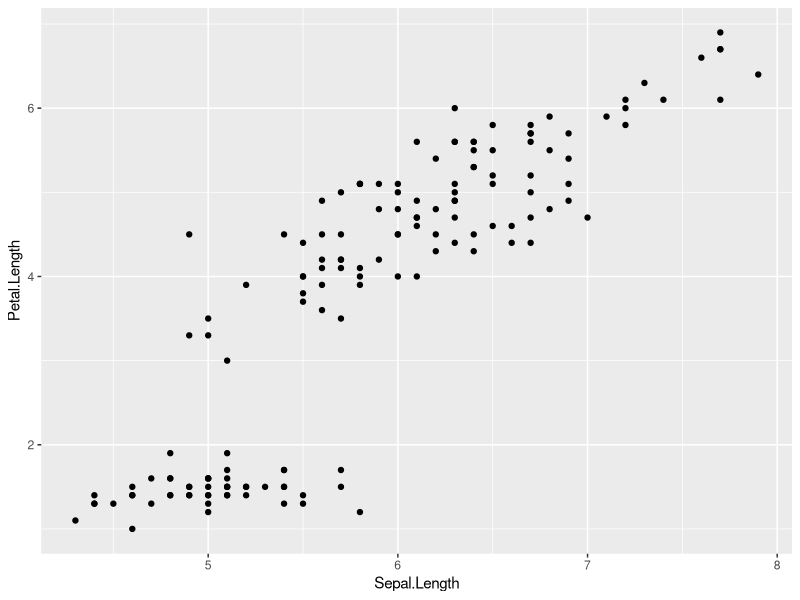
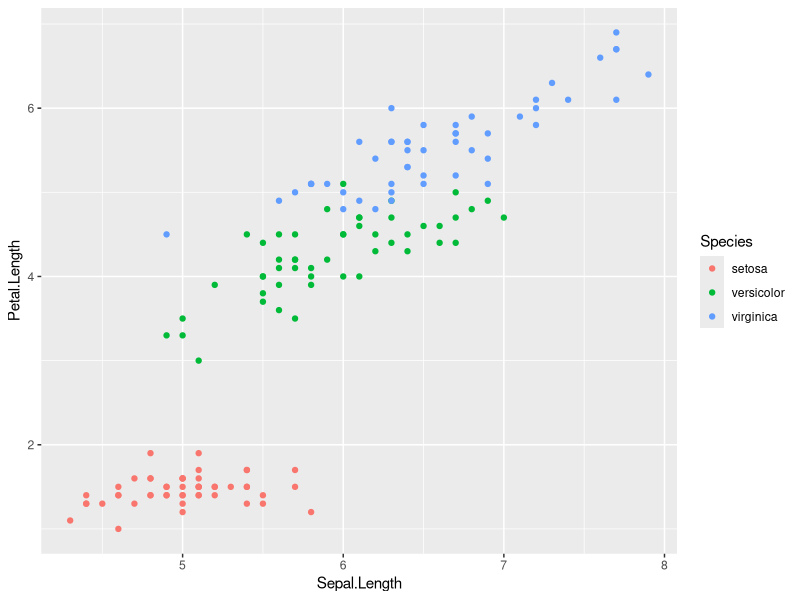
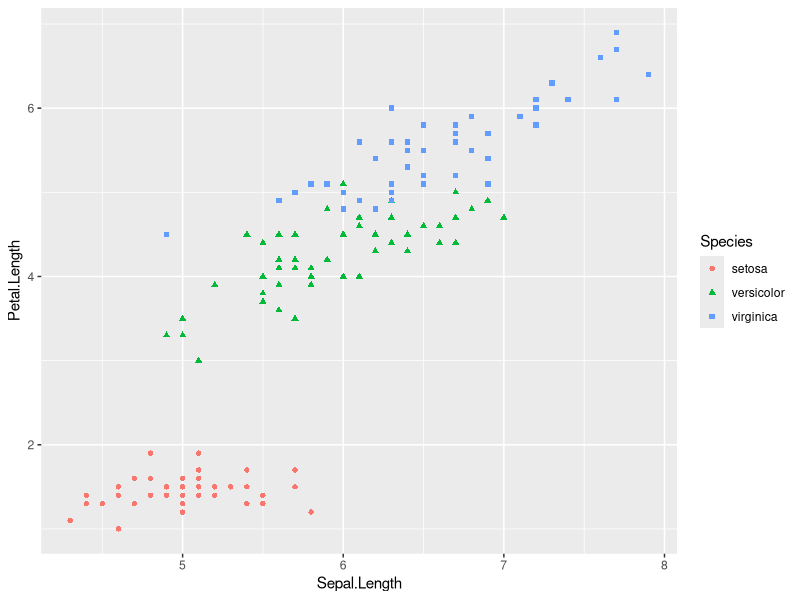

Source code (R) for these figures, in order:
library('ggplot2')
data()
x<- iris
s=dim(x)
summary(x)
head(x)
ggplot(iris,aes(x=Sepal.Length,y=Petal.Length))+geom_point()
ggplot(iris,aes(x=Sepal.Length,y=Petal.Length,col=Species))+geom_point()
ggplot(iris,aes(x=Sepal.Length,y=Petal.Length,col=Species,shape=Species))+geom_point()
